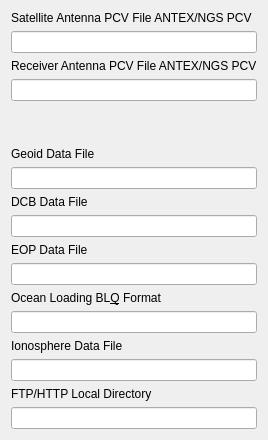
     <widget class="QWidget" name="tabFiles">
      <attribute name="title">
       <string>&amp;Files</string>
      </attribute>
      <layout class="QGridLayout" name="gridLayout_6">
       <item row="7" column="0">
        <widget class="QLabel" name="Label1">
         <property name="text">
          <string>DCB Data File</string>
         </property>
         <property name="buddy">
          <cstring>lEDCBFile</cstring>
         </property>
        </widget>
       </item>
       <item row="18" column="0">
        <widget class="QLabel" name="Label34">
         <property name="text">
          <string>Ocean Loading BL&amp;Q Format</string>
         </property>
         <property name="buddy">
          <cstring>lEBLQFile</cstring>
         </property>
        </widget>
       </item>
       <item row="4" column="0">
        <spacer name="verticalSpacer">
         <property name="orientation">
          <enum>Qt::Orientation::Vertical</enum>
         </property>
         <property name="sizeHint" stdset="0">
          <size>
           <width>20</width>
           <height>40</height>
          </size>
         </property>
        </spacer>
       </item>
       <item row="23" column="0">
        <widget class="QLineEdit" name="lEIonosphereFile">
         <property name="toolTip">
          <string>&lt;html&gt;&lt;head/&gt;&lt;body&gt;&lt;p&gt;Input the file path of an ionospheric corrections file (*.yyi)&lt;/p&gt;&lt;/body&gt;&lt;/html&gt;</string>
         </property>
        </widget>
       </item>
       <item row="0" column="0">
        <widget class="QLabel" name="Label38">
         <property name="text">
          <string>Satellite Antenna PCV File ANTEX/NGS PCV</string>
         </property>
         <property name="buddy">
          <cstring>lESatellitePcvFile</cstring>
         </property>
        </widget>
       </item>
       <item row="22" column="0">
        <widget class="QLabel" name="lblIonosphereFile">
         <property name="text">
          <string>Ionosphere Data File</string>
         </property>
         <property name="buddy">
          <cstring>lEIonosphereFile</cstring>
         </property>
        </widget>
       </item>
       <item row="24" column="0">
        <widget class="QLabel" name="lblLocalDirectory">
         <property name="text">
          <string>FTP/HTTP Local Directory</string>
         </property>
         <property name="buddy">
          <cstring>lELocalDirectory</cstring>
         </property>
        </widget>
       </item>
       <item row="5" column="0">
        <widget class="QLabel" name="Label48">
         <property name="text">
          <string>Geoid Data File</string>
         </property>
         <property name="buddy">
          <cstring>lEGeoidDataFile</cstring>
         </property>
        </widget>
       </item>
       <item row="12" column="0">
        <widget class="QLabel" name="Label23">
         <property name="text">
          <string>EOP Data File</string>
         </property>
         <property name="buddy">
          <cstring>lEEOPFile</cstring>
         </property>
        </widget>
       </item>
       <item row="2" column="0">
        <widget class="QLabel" name="label_9">
         <property name="text">
          <string>Receiver Antenna PCV File ANTEX/NGS PCV</string>
         </property>
        </widget>
       </item>
       <item row="19" column="0">
        <widget class="QLineEdit" name="lEBLQFile">
         <property name="toolTip">
          <string>&lt;html&gt;&lt;head/&gt;&lt;body&gt;&lt;p&gt;Input the file path of an OTL coefficients file (option: &lt;span style=&quot; font-style:italic;&quot;&gt;file-blqfile&lt;/span&gt;). &lt;/p&gt;&lt;p&gt;The format of the OTL coefficients file is BLQ format.&lt;/p&gt;&lt;/body&gt;&lt;/html&gt;</string>
         </property>
        </widget>
       </item>
       <item row="25" column="0">
        <widget class="QLineEdit" name="lELocalDirectory">
         <property name="toolTip">
          <string>Local directory for downloaded data</string>
         </property>
        </widget>
       </item>
       <item row="13" column="0">
        <widget class="QLineEdit" name="lEEOPFile">
         <property name="toolTip">
          <string>&lt;html&gt;&lt;head/&gt;&lt;body&gt;&lt;p&gt;Input the file path of an EOP data file (option: &lt;span style=&quot; font-style:italic;&quot;&gt;file-eopfile&lt;/span&gt;). &lt;/p&gt;&lt;p&gt;The format of the EOP data file shall be IGS ERP format version 2. &lt;/p&gt;&lt;/body&gt;&lt;/html&gt;</string>
         </property>
        </widget>
       </item>
       <item row="8" column="0">
        <widget class="QLineEdit" name="lEDCBFile">
         <property name="toolTip">
          <string>&lt;html&gt;&lt;head/&gt;&lt;body&gt;&lt;p&gt;Input the file path of DCB correction for PPP in CODE format (option: &lt;span style=&quot; font-style:italic;&quot;&gt;file-dcbfile&lt;/span&gt;)&lt;/p&gt;&lt;/body&gt;&lt;/html&gt;</string>
         </property>
        </widget>
       </item>
       <item row="6" column="0">
        <widget class="QLineEdit" name="lEGeoidDataFile">
         <property name="toolTip">
          <string>&lt;html&gt;&lt;head/&gt;&lt;body&gt;&lt;p&gt;Input the file path of the geoid data file if selecting the external model as Geoid Model (option: &lt;span style=&quot; font-style:italic;&quot;&gt;file-geoidfile&lt;/span&gt;)&lt;/p&gt;&lt;/body&gt;&lt;/html&gt;</string>
         </property>
        </widget>
       </item>
       <item row="3" column="0">
        <widget class="QLineEdit" name="lEAntennaPcvFile">
         <property name="toolTip">
          <string>&lt;html&gt;&lt;head/&gt;&lt;body&gt;&lt;p&gt;If you apply the receiver antenna phase center offset and PCV correction, input ANTEX or NGS type antenna parameters file path (option: &lt;span style=&quot; font-style:italic;&quot;&gt;file-rcvantfile&lt;/span&gt;).&lt;/p&gt;&lt;p&gt;An example of the antenna parameter file is found at &amp;quot;data\igs08.atx&amp;quot; or &amp;quot;data\ngs_abs.pcv&amp;quot;.&lt;/p&gt;&lt;/body&gt;&lt;/html&gt;</string>
         </property>
        </widget>
       </item>
       <item row="1" column="0">
        <widget class="QLineEdit" name="lESatellitePcvFile">
         <property name="toolTip">
          <string>&lt;html&gt;&lt;head/&gt;&lt;body&gt;&lt;p&gt;If you use the precise ephemeris or SSR correction, input the ANTEX antenna parameters file path for the satellite antenna PCV (phase center variation) correction (option: &lt;span style=&quot; font-style:italic;&quot;&gt;file-satantfile&lt;/span&gt;). &lt;/p&gt;&lt;p&gt;Usually use latest igs08.atx file provided by IGS.&lt;/p&gt;&lt;p&gt;An example of the ANTEX file is found in the rtklib directory &amp;quot;data\igs08.atx&amp;quot;&lt;/p&gt;&lt;/body&gt;&lt;/html&gt;</string>
         </property>
        </widget>
       </item>
      </layout>
     </widget>
